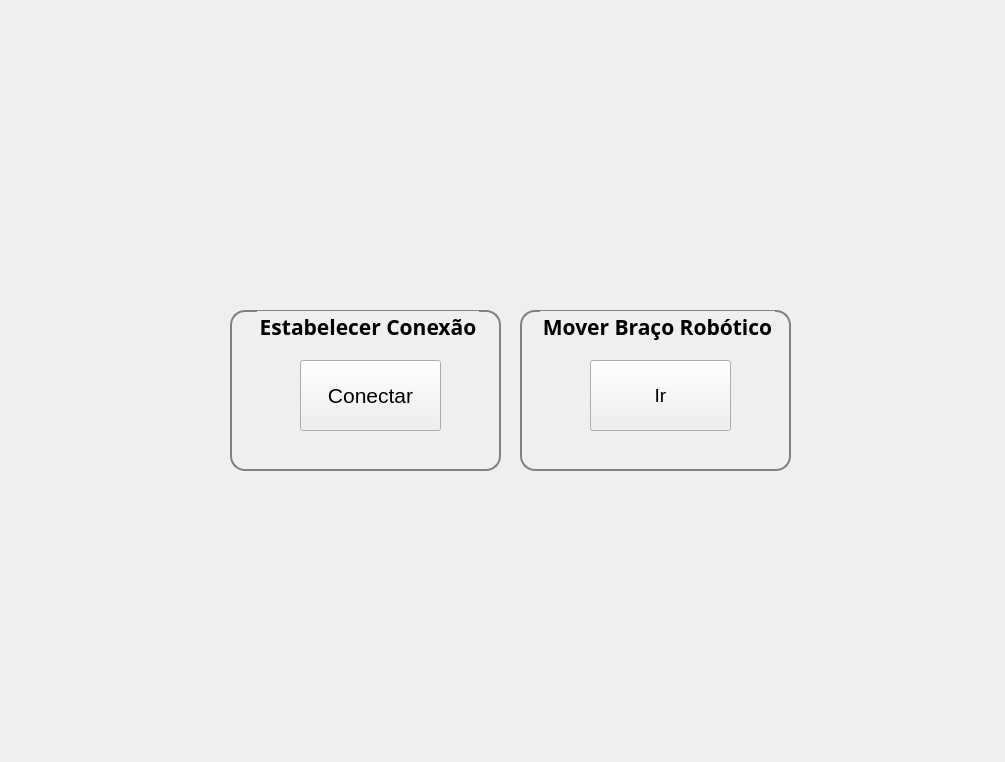
<?xml version="1.0" encoding="UTF-8"?>
<ui version="4.0">
 <class>IHM</class>
 <widget class="QMainWindow" name="IHM">
  <property name="enabled">
   <bool>true</bool>
  </property>
  <property name="geometry">
   <rect>
    <x>0</x>
    <y>0</y>
    <width>1005</width>
    <height>762</height>
   </rect>
  </property>
  <property name="windowTitle">
   <string>Trabalho Sistemas Embarcados - Movimentar Braço Robótico</string>
  </property>
  <property name="animated">
   <bool>true</bool>
  </property>
  <property name="tabShape">
   <enum>QTabWidget::Rounded</enum>
  </property>
  <property name="unifiedTitleAndToolBarOnMac">
   <bool>false</bool>
  </property>
  <widget class="QWidget" name="centralwidget">
   <widget class="QGroupBox" name="Conexao">
    <property name="geometry">
     <rect>
      <x>230</x>
      <y>310</y>
      <width>271</width>
      <height>161</height>
     </rect>
    </property>
    <property name="sizePolicy">
     <sizepolicy hsizetype="Preferred" vsizetype="Preferred">
      <horstretch>0</horstretch>
      <verstretch>0</verstretch>
     </sizepolicy>
    </property>
    <property name="palette">
     <palette>
      <active>
       <colorrole role="WindowText">
        <brush brushstyle="SolidPattern">
         <color alpha="255">
          <red>0</red>
          <green>0</green>
          <blue>0</blue>
         </color>
        </brush>
       </colorrole>
       <colorrole role="Button">
        <brush brushstyle="SolidPattern">
         <color alpha="0">
          <red>0</red>
          <green>0</green>
          <blue>0</blue>
         </color>
        </brush>
       </colorrole>
       <colorrole role="Light">
        <brush brushstyle="SolidPattern">
         <color alpha="255">
          <red>211</red>
          <green>211</green>
          <blue>211</blue>
         </color>
        </brush>
       </colorrole>
       <colorrole role="Midlight">
        <brush brushstyle="SolidPattern">
         <color alpha="255">
          <red>176</red>
          <green>176</green>
          <blue>176</blue>
         </color>
        </brush>
       </colorrole>
       <colorrole role="Dark">
        <brush brushstyle="SolidPattern">
         <color alpha="255">
          <red>70</red>
          <green>70</green>
          <blue>70</blue>
         </color>
        </brush>
       </colorrole>
       <colorrole role="Mid">
        <brush brushstyle="SolidPattern">
         <color alpha="255">
          <red>94</red>
          <green>94</green>
          <blue>94</blue>
         </color>
        </brush>
       </colorrole>
       <colorrole role="Text">
        <brush brushstyle="SolidPattern">
         <color alpha="255">
          <red>0</red>
          <green>0</green>
          <blue>0</blue>
         </color>
        </brush>
       </colorrole>
       <colorrole role="BrightText">
        <brush brushstyle="SolidPattern">
         <color alpha="255">
          <red>255</red>
          <green>255</green>
          <blue>255</blue>
         </color>
        </brush>
       </colorrole>
       <colorrole role="ButtonText">
        <brush brushstyle="SolidPattern">
         <color alpha="255">
          <red>0</red>
          <green>0</green>
          <blue>0</blue>
         </color>
        </brush>
       </colorrole>
       <colorrole role="Base">
        <brush brushstyle="SolidPattern">
         <color alpha="0">
          <red>0</red>
          <green>0</green>
          <blue>0</blue>
         </color>
        </brush>
       </colorrole>
       <colorrole role="Window">
        <brush brushstyle="SolidPattern">
         <color alpha="0">
          <red>0</red>
          <green>0</green>
          <blue>0</blue>
         </color>
        </brush>
       </colorrole>
       <colorrole role="Shadow">
        <brush brushstyle="SolidPattern">
         <color alpha="255">
          <red>0</red>
          <green>0</green>
          <blue>0</blue>
         </color>
        </brush>
       </colorrole>
       <colorrole role="AlternateBase">
        <brush brushstyle="SolidPattern">
         <color alpha="255">
          <red>198</red>
          <green>198</green>
          <blue>198</blue>
         </color>
        </brush>
       </colorrole>
       <colorrole role="ToolTipBase">
        <brush brushstyle="SolidPattern">
         <color alpha="255">
          <red>255</red>
          <green>255</green>
          <blue>220</blue>
         </color>
        </brush>
       </colorrole>
       <colorrole role="ToolTipText">
        <brush brushstyle="SolidPattern">
         <color alpha="255">
          <red>0</red>
          <green>0</green>
          <blue>0</blue>
         </color>
        </brush>
       </colorrole>
      </active>
      <inactive>
       <colorrole role="WindowText">
        <brush brushstyle="SolidPattern">
         <color alpha="255">
          <red>0</red>
          <green>0</green>
          <blue>0</blue>
         </color>
        </brush>
       </colorrole>
       <colorrole role="Button">
        <brush brushstyle="SolidPattern">
         <color alpha="0">
          <red>0</red>
          <green>0</green>
          <blue>0</blue>
         </color>
        </brush>
       </colorrole>
       <colorrole role="Light">
        <brush brushstyle="SolidPattern">
         <color alpha="255">
          <red>211</red>
          <green>211</green>
          <blue>211</blue>
         </color>
        </brush>
       </colorrole>
       <colorrole role="Midlight">
        <brush brushstyle="SolidPattern">
         <color alpha="255">
          <red>176</red>
          <green>176</green>
          <blue>176</blue>
         </color>
        </brush>
       </colorrole>
       <colorrole role="Dark">
        <brush brushstyle="SolidPattern">
         <color alpha="255">
          <red>70</red>
          <green>70</green>
          <blue>70</blue>
         </color>
        </brush>
       </colorrole>
       <colorrole role="Mid">
        <brush brushstyle="SolidPattern">
         <color alpha="255">
          <red>94</red>
          <green>94</green>
          <blue>94</blue>
         </color>
        </brush>
       </colorrole>
       <colorrole role="Text">
        <brush brushstyle="SolidPattern">
         <color alpha="255">
          <red>0</red>
          <green>0</green>
          <blue>0</blue>
         </color>
        </brush>
       </colorrole>
       <colorrole role="BrightText">
        <brush brushstyle="SolidPattern">
         <color alpha="255">
          <red>255</red>
          <green>255</green>
          <blue>255</blue>
         </color>
        </brush>
       </colorrole>
       <colorrole role="ButtonText">
        <brush brushstyle="SolidPattern">
         <color alpha="255">
          <red>0</red>
          <green>0</green>
          <blue>0</blue>
         </color>
        </brush>
       </colorrole>
       <colorrole role="Base">
        <brush brushstyle="SolidPattern">
         <color alpha="0">
          <red>0</red>
          <green>0</green>
          <blue>0</blue>
         </color>
        </brush>
       </colorrole>
       <colorrole role="Window">
        <brush brushstyle="SolidPattern">
         <color alpha="0">
          <red>0</red>
          <green>0</green>
          <blue>0</blue>
         </color>
        </brush>
       </colorrole>
       <colorrole role="Shadow">
        <brush brushstyle="SolidPattern">
         <color alpha="255">
          <red>0</red>
          <green>0</green>
          <blue>0</blue>
         </color>
        </brush>
       </colorrole>
       <colorrole role="AlternateBase">
        <brush brushstyle="SolidPattern">
         <color alpha="255">
          <red>198</red>
          <green>198</green>
          <blue>198</blue>
         </color>
        </brush>
       </colorrole>
       <colorrole role="ToolTipBase">
        <brush brushstyle="SolidPattern">
         <color alpha="255">
          <red>255</red>
          <green>255</green>
          <blue>220</blue>
         </color>
        </brush>
       </colorrole>
       <colorrole role="ToolTipText">
        <brush brushstyle="SolidPattern">
         <color alpha="255">
          <red>0</red>
          <green>0</green>
          <blue>0</blue>
         </color>
        </brush>
       </colorrole>
      </inactive>
      <disabled>
       <colorrole role="WindowText">
        <brush brushstyle="SolidPattern">
         <color alpha="255">
          <red>70</red>
          <green>70</green>
          <blue>70</blue>
         </color>
        </brush>
       </colorrole>
       <colorrole role="Button">
        <brush brushstyle="SolidPattern">
         <color alpha="0">
          <red>0</red>
          <green>0</green>
          <blue>0</blue>
         </color>
        </brush>
       </colorrole>
       <colorrole role="Light">
        <brush brushstyle="SolidPattern">
         <color alpha="255">
          <red>211</red>
          <green>211</green>
          <blue>211</blue>
         </color>
        </brush>
       </colorrole>
       <colorrole role="Midlight">
        <brush brushstyle="SolidPattern">
         <color alpha="255">
          <red>176</red>
          <green>176</green>
          <blue>176</blue>
         </color>
        </brush>
       </colorrole>
       <colorrole role="Dark">
        <brush brushstyle="SolidPattern">
         <color alpha="255">
          <red>70</red>
          <green>70</green>
          <blue>70</blue>
         </color>
        </brush>
       </colorrole>
       <colorrole role="Mid">
        <brush brushstyle="SolidPattern">
         <color alpha="255">
          <red>94</red>
          <green>94</green>
          <blue>94</blue>
         </color>
        </brush>
       </colorrole>
       <colorrole role="Text">
        <brush brushstyle="SolidPattern">
         <color alpha="255">
          <red>70</red>
          <green>70</green>
          <blue>70</blue>
         </color>
        </brush>
       </colorrole>
       <colorrole role="BrightText">
        <brush brushstyle="SolidPattern">
         <color alpha="255">
          <red>255</red>
          <green>255</green>
          <blue>255</blue>
         </color>
        </brush>
       </colorrole>
       <colorrole role="ButtonText">
        <brush brushstyle="SolidPattern">
         <color alpha="255">
          <red>70</red>
          <green>70</green>
          <blue>70</blue>
         </color>
        </brush>
       </colorrole>
       <colorrole role="Base">
        <brush brushstyle="SolidPattern">
         <color alpha="0">
          <red>0</red>
          <green>0</green>
          <blue>0</blue>
         </color>
        </brush>
       </colorrole>
       <colorrole role="Window">
        <brush brushstyle="SolidPattern">
         <color alpha="0">
          <red>0</red>
          <green>0</green>
          <blue>0</blue>
         </color>
        </brush>
       </colorrole>
       <colorrole role="Shadow">
        <brush brushstyle="SolidPattern">
         <color alpha="255">
          <red>0</red>
          <green>0</green>
          <blue>0</blue>
         </color>
        </brush>
       </colorrole>
       <colorrole role="AlternateBase">
        <brush brushstyle="SolidPattern">
         <color alpha="255">
          <red>141</red>
          <green>141</green>
          <blue>141</blue>
         </color>
        </brush>
       </colorrole>
       <colorrole role="ToolTipBase">
        <brush brushstyle="SolidPattern">
         <color alpha="255">
          <red>255</red>
          <green>255</green>
          <blue>220</blue>
         </color>
        </brush>
       </colorrole>
       <colorrole role="ToolTipText">
        <brush brushstyle="SolidPattern">
         <color alpha="255">
          <red>0</red>
          <green>0</green>
          <blue>0</blue>
         </color>
        </brush>
       </colorrole>
      </disabled>
     </palette>
    </property>
    <property name="font">
     <font>
      <family>Goudy Old Style</family>
      <pointsize>16</pointsize>
      <weight>75</weight>
      <italic>false</italic>
      <bold>true</bold>
      <underline>false</underline>
      <strikeout>false</strikeout>
      <kerning>true</kerning>
     </font>
    </property>
    <property name="focusPolicy">
     <enum>Qt::NoFocus</enum>
    </property>
    <property name="toolTip">
     <string extracomment="kkkkkkkkk"/>
    </property>
    <property name="autoFillBackground">
     <bool>false</bool>
    </property>
    <property name="styleSheet">
     <string notr="true">
QFrame {
	border: 1px solid #FF17365D;
}

QGroupBox {
	background-color:transparent;
	border-radius: 15px;
	border:2px solid gray;
}

</string>
    </property>
    <property name="title">
     <string>Estabelecer Conexão</string>
    </property>
    <property name="alignment">
     <set>Qt::AlignCenter</set>
    </property>
    <property name="flat">
     <bool>false</bool>
    </property>
    <property name="checkable">
     <bool>false</bool>
    </property>
    <widget class="QPushButton" name="botao_Conexao">
     <property name="geometry">
      <rect>
       <x>70</x>
       <y>50</y>
       <width>141</width>
       <height>71</height>
      </rect>
     </property>
     <property name="font">
      <font>
       <pointsize>16</pointsize>
       <weight>50</weight>
       <bold>false</bold>
      </font>
     </property>
     <property name="text">
      <string>Conectar</string>
     </property>
    </widget>
   </widget>
   <widget class="QLabel" name="Background">
    <property name="geometry">
     <rect>
      <x>-30</x>
      <y>0</y>
      <width>1071</width>
      <height>761</height>
     </rect>
    </property>
    <property name="autoFillBackground">
     <bool>true</bool>
    </property>
    <property name="text">
     <string/>
    </property>
    <property name="pixmap">
     <pixmap>entrada.PNG</pixmap>
    </property>
    <property name="scaledContents">
     <bool>true</bool>
    </property>
   </widget>
   <widget class="QGroupBox" name="Conexao_2">
    <property name="geometry">
     <rect>
      <x>520</x>
      <y>310</y>
      <width>271</width>
      <height>161</height>
     </rect>
    </property>
    <property name="sizePolicy">
     <sizepolicy hsizetype="Preferred" vsizetype="Preferred">
      <horstretch>0</horstretch>
      <verstretch>0</verstretch>
     </sizepolicy>
    </property>
    <property name="palette">
     <palette>
      <active>
       <colorrole role="WindowText">
        <brush brushstyle="SolidPattern">
         <color alpha="255">
          <red>0</red>
          <green>0</green>
          <blue>0</blue>
         </color>
        </brush>
       </colorrole>
       <colorrole role="Button">
        <brush brushstyle="SolidPattern">
         <color alpha="0">
          <red>0</red>
          <green>0</green>
          <blue>0</blue>
         </color>
        </brush>
       </colorrole>
       <colorrole role="Light">
        <brush brushstyle="SolidPattern">
         <color alpha="255">
          <red>211</red>
          <green>211</green>
          <blue>211</blue>
         </color>
        </brush>
       </colorrole>
       <colorrole role="Midlight">
        <brush brushstyle="SolidPattern">
         <color alpha="255">
          <red>176</red>
          <green>176</green>
          <blue>176</blue>
         </color>
        </brush>
       </colorrole>
       <colorrole role="Dark">
        <brush brushstyle="SolidPattern">
         <color alpha="255">
          <red>70</red>
          <green>70</green>
          <blue>70</blue>
         </color>
        </brush>
       </colorrole>
       <colorrole role="Mid">
        <brush brushstyle="SolidPattern">
         <color alpha="255">
          <red>94</red>
          <green>94</green>
          <blue>94</blue>
         </color>
        </brush>
       </colorrole>
       <colorrole role="Text">
        <brush brushstyle="SolidPattern">
         <color alpha="255">
          <red>0</red>
          <green>0</green>
          <blue>0</blue>
         </color>
        </brush>
       </colorrole>
       <colorrole role="BrightText">
        <brush brushstyle="SolidPattern">
         <color alpha="255">
          <red>255</red>
          <green>255</green>
          <blue>255</blue>
         </color>
        </brush>
       </colorrole>
       <colorrole role="ButtonText">
        <brush brushstyle="SolidPattern">
         <color alpha="255">
          <red>0</red>
          <green>0</green>
          <blue>0</blue>
         </color>
        </brush>
       </colorrole>
       <colorrole role="Base">
        <brush brushstyle="SolidPattern">
         <color alpha="0">
          <red>0</red>
          <green>0</green>
          <blue>0</blue>
         </color>
        </brush>
       </colorrole>
       <colorrole role="Window">
        <brush brushstyle="SolidPattern">
         <color alpha="0">
          <red>0</red>
          <green>0</green>
          <blue>0</blue>
         </color>
        </brush>
       </colorrole>
       <colorrole role="Shadow">
        <brush brushstyle="SolidPattern">
         <color alpha="255">
          <red>0</red>
          <green>0</green>
          <blue>0</blue>
         </color>
        </brush>
       </colorrole>
       <colorrole role="AlternateBase">
        <brush brushstyle="SolidPattern">
         <color alpha="255">
          <red>198</red>
          <green>198</green>
          <blue>198</blue>
         </color>
        </brush>
       </colorrole>
       <colorrole role="ToolTipBase">
        <brush brushstyle="SolidPattern">
         <color alpha="255">
          <red>255</red>
          <green>255</green>
          <blue>220</blue>
         </color>
        </brush>
       </colorrole>
       <colorrole role="ToolTipText">
        <brush brushstyle="SolidPattern">
         <color alpha="255">
          <red>0</red>
          <green>0</green>
          <blue>0</blue>
         </color>
        </brush>
       </colorrole>
      </active>
      <inactive>
       <colorrole role="WindowText">
        <brush brushstyle="SolidPattern">
         <color alpha="255">
          <red>0</red>
          <green>0</green>
          <blue>0</blue>
         </color>
        </brush>
       </colorrole>
       <colorrole role="Button">
        <brush brushstyle="SolidPattern">
         <color alpha="0">
          <red>0</red>
          <green>0</green>
          <blue>0</blue>
         </color>
        </brush>
       </colorrole>
       <colorrole role="Light">
        <brush brushstyle="SolidPattern">
         <color alpha="255">
          <red>211</red>
          <green>211</green>
          <blue>211</blue>
         </color>
        </brush>
       </colorrole>
       <colorrole role="Midlight">
        <brush brushstyle="SolidPattern">
         <color alpha="255">
          <red>176</red>
          <green>176</green>
          <blue>176</blue>
         </color>
        </brush>
       </colorrole>
       <colorrole role="Dark">
        <brush brushstyle="SolidPattern">
         <color alpha="255">
          <red>70</red>
          <green>70</green>
          <blue>70</blue>
         </color>
        </brush>
       </colorrole>
       <colorrole role="Mid">
        <brush brushstyle="SolidPattern">
         <color alpha="255">
          <red>94</red>
          <green>94</green>
          <blue>94</blue>
         </color>
        </brush>
       </colorrole>
       <colorrole role="Text">
        <brush brushstyle="SolidPattern">
         <color alpha="255">
          <red>0</red>
          <green>0</green>
          <blue>0</blue>
         </color>
        </brush>
       </colorrole>
       <colorrole role="BrightText">
        <brush brushstyle="SolidPattern">
         <color alpha="255">
          <red>255</red>
          <green>255</green>
          <blue>255</blue>
         </color>
        </brush>
       </colorrole>
       <colorrole role="ButtonText">
        <brush brushstyle="SolidPattern">
         <color alpha="255">
          <red>0</red>
          <green>0</green>
          <blue>0</blue>
         </color>
        </brush>
       </colorrole>
       <colorrole role="Base">
        <brush brushstyle="SolidPattern">
         <color alpha="0">
          <red>0</red>
          <green>0</green>
          <blue>0</blue>
         </color>
        </brush>
       </colorrole>
       <colorrole role="Window">
        <brush brushstyle="SolidPattern">
         <color alpha="0">
          <red>0</red>
          <green>0</green>
          <blue>0</blue>
         </color>
        </brush>
       </colorrole>
       <colorrole role="Shadow">
        <brush brushstyle="SolidPattern">
         <color alpha="255">
          <red>0</red>
          <green>0</green>
          <blue>0</blue>
         </color>
        </brush>
       </colorrole>
       <colorrole role="AlternateBase">
        <brush brushstyle="SolidPattern">
         <color alpha="255">
          <red>198</red>
          <green>198</green>
          <blue>198</blue>
         </color>
        </brush>
       </colorrole>
       <colorrole role="ToolTipBase">
        <brush brushstyle="SolidPattern">
         <color alpha="255">
          <red>255</red>
          <green>255</green>
          <blue>220</blue>
         </color>
        </brush>
       </colorrole>
       <colorrole role="ToolTipText">
        <brush brushstyle="SolidPattern">
         <color alpha="255">
          <red>0</red>
          <green>0</green>
          <blue>0</blue>
         </color>
        </brush>
       </colorrole>
      </inactive>
      <disabled>
       <colorrole role="WindowText">
        <brush brushstyle="SolidPattern">
         <color alpha="255">
          <red>70</red>
          <green>70</green>
          <blue>70</blue>
         </color>
        </brush>
       </colorrole>
       <colorrole role="Button">
        <brush brushstyle="SolidPattern">
         <color alpha="0">
          <red>0</red>
          <green>0</green>
          <blue>0</blue>
         </color>
        </brush>
       </colorrole>
       <colorrole role="Light">
        <brush brushstyle="SolidPattern">
         <color alpha="255">
          <red>211</red>
          <green>211</green>
          <blue>211</blue>
         </color>
        </brush>
       </colorrole>
       <colorrole role="Midlight">
        <brush brushstyle="SolidPattern">
         <color alpha="255">
          <red>176</red>
          <green>176</green>
          <blue>176</blue>
         </color>
        </brush>
       </colorrole>
       <colorrole role="Dark">
        <brush brushstyle="SolidPattern">
         <color alpha="255">
          <red>70</red>
          <green>70</green>
          <blue>70</blue>
         </color>
        </brush>
       </colorrole>
       <colorrole role="Mid">
        <brush brushstyle="SolidPattern">
         <color alpha="255">
          <red>94</red>
          <green>94</green>
          <blue>94</blue>
         </color>
        </brush>
       </colorrole>
       <colorrole role="Text">
        <brush brushstyle="SolidPattern">
         <color alpha="255">
          <red>70</red>
          <green>70</green>
          <blue>70</blue>
         </color>
        </brush>
       </colorrole>
       <colorrole role="BrightText">
        <brush brushstyle="SolidPattern">
         <color alpha="255">
          <red>255</red>
          <green>255</green>
          <blue>255</blue>
         </color>
        </brush>
       </colorrole>
       <colorrole role="ButtonText">
        <brush brushstyle="SolidPattern">
         <color alpha="255">
          <red>70</red>
          <green>70</green>
          <blue>70</blue>
         </color>
        </brush>
       </colorrole>
       <colorrole role="Base">
        <brush brushstyle="SolidPattern">
         <color alpha="0">
          <red>0</red>
          <green>0</green>
          <blue>0</blue>
         </color>
        </brush>
       </colorrole>
       <colorrole role="Window">
        <brush brushstyle="SolidPattern">
         <color alpha="0">
          <red>0</red>
          <green>0</green>
          <blue>0</blue>
         </color>
        </brush>
       </colorrole>
       <colorrole role="Shadow">
        <brush brushstyle="SolidPattern">
         <color alpha="255">
          <red>0</red>
          <green>0</green>
          <blue>0</blue>
         </color>
        </brush>
       </colorrole>
       <colorrole role="AlternateBase">
        <brush brushstyle="SolidPattern">
         <color alpha="255">
          <red>141</red>
          <green>141</green>
          <blue>141</blue>
         </color>
        </brush>
       </colorrole>
       <colorrole role="ToolTipBase">
        <brush brushstyle="SolidPattern">
         <color alpha="255">
          <red>255</red>
          <green>255</green>
          <blue>220</blue>
         </color>
        </brush>
       </colorrole>
       <colorrole role="ToolTipText">
        <brush brushstyle="SolidPattern">
         <color alpha="255">
          <red>0</red>
          <green>0</green>
          <blue>0</blue>
         </color>
        </brush>
       </colorrole>
      </disabled>
     </palette>
    </property>
    <property name="font">
     <font>
      <family>Goudy Old Style</family>
      <pointsize>16</pointsize>
      <weight>75</weight>
      <italic>false</italic>
      <bold>true</bold>
      <underline>false</underline>
      <strikeout>false</strikeout>
      <kerning>true</kerning>
     </font>
    </property>
    <property name="focusPolicy">
     <enum>Qt::NoFocus</enum>
    </property>
    <property name="toolTip">
     <string extracomment="kkkkkkkkk"/>
    </property>
    <property name="autoFillBackground">
     <bool>false</bool>
    </property>
    <property name="styleSheet">
     <string notr="true">
QFrame {
	border: 1px solid #FF17365D;
}

QGroupBox {
	background-color:transparent;
	border-radius: 15px;
	border:2px solid gray;
}

</string>
    </property>
    <property name="title">
     <string>Mover Braço Robótico</string>
    </property>
    <property name="alignment">
     <set>Qt::AlignCenter</set>
    </property>
    <property name="flat">
     <bool>false</bool>
    </property>
    <property name="checkable">
     <bool>false</bool>
    </property>
    <widget class="QPushButton" name="botao_MoverBraco">
     <property name="geometry">
      <rect>
       <x>70</x>
       <y>50</y>
       <width>141</width>
       <height>71</height>
      </rect>
     </property>
     <property name="palette">
      <palette>
       <active>
        <colorrole role="Text">
         <brush brushstyle="SolidPattern">
          <color alpha="255">
           <red>255</red>
           <green>85</green>
           <blue>127</blue>
          </color>
         </brush>
        </colorrole>
       </active>
       <inactive>
        <colorrole role="Text">
         <brush brushstyle="SolidPattern">
          <color alpha="255">
           <red>255</red>
           <green>85</green>
           <blue>127</blue>
          </color>
         </brush>
        </colorrole>
       </inactive>
       <disabled>
        <colorrole role="Text">
         <brush brushstyle="SolidPattern">
          <color alpha="255">
           <red>70</red>
           <green>70</green>
           <blue>70</blue>
          </color>
         </brush>
        </colorrole>
       </disabled>
      </palette>
     </property>
     <property name="font">
      <font>
       <pointsize>14</pointsize>
       <weight>50</weight>
       <bold>false</bold>
      </font>
     </property>
     <property name="text">
      <string>Ir</string>
     </property>
    </widget>
   </widget>
   <zorder>Background</zorder>
   <zorder>Conexao</zorder>
   <zorder>Conexao_2</zorder>
  </widget>
 </widget>
 <resources/>
 <connections/>
</ui>
